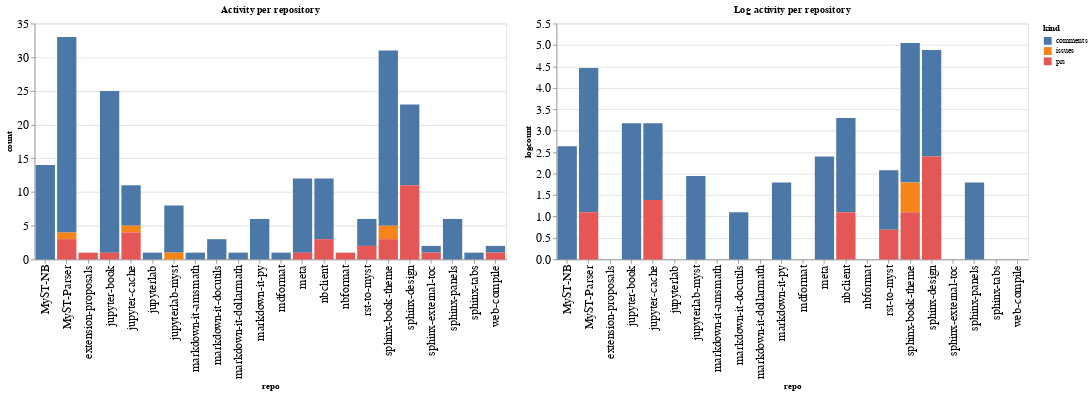

This figure's notebook cell:
### Code cell
ch1 = alt.Chart(repo_summaries, width=600, title="Activity per repository").mark_bar().encode(
    x='repo',
    y='count',
    color='kind',
    tooltip="kind"
)

ch2 = alt.Chart(repo_summaries, width=600, title="Log activity per repository").mark_bar().encode(
    x='repo',
    y='logcount',
    color='kind',
    tooltip="kind"
)

ch1 | ch2

### Figure 1 — Vega-Lite specification as saved in the notebook (floating-point values rounded to 4 significant figures)
{"config": {"axisLeft": {"labelFontSize": 15}, "axisBottom": {"labelFontSize": 15}}, "hconcat": [{"mark": "bar", "encoding": {"color": {"type": "nominal", "field": "kind"}, "tooltip": {"type": "nominal", "field": "kind"}, "x": {"type": "nominal", "field": "repo"}, "y": {"type": "quantitative", "field": "count"}}, "title": "Activity per repository", "width": 600}, {"mark": "bar", "encoding": {"color": {"type": "nominal", "field": "kind"}, "tooltip": {"type": "nominal", "field": "kind"}, "x": {"type": "nominal", "field": "repo"}, "y": {"type": "quantitative", "field": "logcount"}}, "title": "Log activity per repository", "width": 600}], "data": {"name": "data-97fe29c8efb1b253a4e6e0d8e9dce094"}, "$schema": "https://vega.github.io/schema/vega-lite/v4.8.1.json", "datasets": {"data-97fe29c8efb1b253a4e6e0d8e9dce094": [{"repo": "MyST-NB", "kind": "comments", "count": 14, "logcount": 2.639}, {"repo": "MyST-Parser", "kind": "comments", "count": 29, "logcount": 3.367}, {"repo": "MyST-Parser", "kind": "issues", "count": 1, "logcount": 0.0}, {"repo": "MyST-Parser", "kind": "prs", "count": 3, "logcount": 1.099}, {"repo": "extension-proposals", "kind": "prs", "count": 1, "logcount": 0.0}, {"repo": "jupyter-book", "kind": "comments", "count": 24, "logcount": 3.178}, {"repo": "jupyter-book", "kind": "prs", "count": 1, "logcount": 0.0}, {"repo": "jupyter-cache", "kind": "comments", "count": 6, "logcount": 1.792}, {"repo": "jupyter-cache", "kind": "issues", "count": 1, "logcount": 0.0}, {"repo": "jupyter-cache", "kind": "prs", "count": 4, "logcount": 1.386}, {"repo": "jupyterlab", "kind": "comments", "count": 1, "logcount": 0.0}, {"repo": "jupyterlab-myst", "kind": "comments", "count": 7, "logcount": 1.946}, {"repo": "jupyterlab-myst", "kind": "issues", "count": 1, "logcount": 0.0}, {"repo": "markdown-it-amsmath", "kind": "comments", "count": 1, "logcount": 0.0}, {"repo": "markdown-it-docutils", "kind": "comments", "count": 3, "logcount": 1.099}, {"repo": "markdown-it-dollarmath", "kind": "comments", "count": 1, "logcount": 0.0}, {"repo": "markdown-it-py", "kind": "comments", "count": 6, "logcount": 1.792}, {"repo": "mdformat", "kind": "comments", "count": 1, "logcount": 0.0}, {"repo": "meta", "kind": "comments", "count": 11, "logcount": 2.398}, {"repo": "meta", "kind": "prs", "count": 1, "logcount": 0.0}, {"repo": "nbclient", "kind": "comments", "count": 9, "logcount": 2.197}, {"repo": "nbclient", "kind": "prs", "count": 3, "logcount": 1.099}, {"repo": "nbformat", "kind": "prs", "count": 1, "logcount": 0.0}, {"repo": "rst-to-myst", "kind": "comments", "count": 4, "logcount": 1.386}, {"repo": "rst-to-myst", "kind": "prs", "count": 2, "logcount": 0.6931}, {"repo": "sphinx-book-theme", "kind": "comments", "count": 26, "logcount": 3.258}, {"repo": "sphinx-book-theme", "kind": "issues", "count": 2, "logcount": 0.6931}, {"repo": "sphinx-book-theme", "kind": "prs", "count": 3, "logcount": 1.099}, {"repo": "sphinx-design", "kind": "comments", "count": 12, "logcount": 2.485}, {"repo": "sphinx-design", "kind": "prs", "count": 11, "logcount": 2.398}, {"repo": "sphinx-external-toc", "kind": "comments", "count": 1, "logcount": 0.0}, {"repo": "sphinx-external-toc", "kind": "prs", "count": 1, "logcount": 0.0}, {"repo": "sphinx-panels", "kind": "comments", "count": 6, "logcount": 1.792}, {"repo": "sphinx-tabs", "kind": "comments", "count": 1, "logcount": 0.0}, {"repo": "web-compile", "kind": "comments", "count": 1, "logcount": 0.0}, {"repo": "web-compile", "kind": "prs", "count": 1, "logcount": 0.0}]}}
